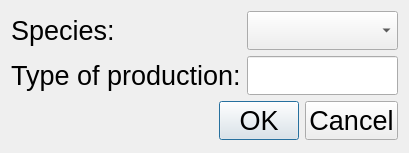
<?xml version="1.0" encoding="UTF-8"?>
<ui version="4.0">
 <class>xaffected</class>
 <widget class="QDialog" name="xaffected">
  <property name="geometry">
   <rect>
    <x>0</x>
    <y>0</y>
    <width>405</width>
    <height>153</height>
   </rect>
  </property>
  <property name="font">
   <font>
    <family>Arial</family>
    <pointsize>20</pointsize>
   </font>
  </property>
  <property name="windowTitle">
   <string>Dialog</string>
  </property>
  <layout class="QGridLayout" name="gridLayout">
   <item row="0" column="0">
    <widget class="QLabel" name="label">
     <property name="font">
      <font>
       <family>Arial</family>
       <pointsize>20</pointsize>
      </font>
     </property>
     <property name="text">
      <string>Species:</string>
     </property>
    </widget>
   </item>
   <item row="0" column="1">
    <widget class="QComboBox" name="comboBox">
     <property name="minimumSize">
      <size>
       <width>151</width>
       <height>0</height>
      </size>
     </property>
     <property name="font">
      <font>
       <family>Arial</family>
       <pointsize>20</pointsize>
      </font>
     </property>
     <property name="editable">
      <bool>false</bool>
     </property>
    </widget>
   </item>
   <item row="1" column="0">
    <widget class="QLabel" name="label_2">
     <property name="font">
      <font>
       <family>Arial</family>
       <pointsize>20</pointsize>
      </font>
     </property>
     <property name="text">
      <string>Type of production:</string>
     </property>
    </widget>
   </item>
   <item row="1" column="1">
    <widget class="QLineEdit" name="lineEdit">
     <property name="font">
      <font>
       <family>Arial</family>
       <pointsize>20</pointsize>
      </font>
     </property>
    </widget>
   </item>
   <item row="2" column="0" colspan="2">
    <widget class="QDialogButtonBox" name="buttonBox">
     <property name="font">
      <font>
       <family>Arial</family>
       <pointsize>20</pointsize>
      </font>
     </property>
     <property name="orientation">
      <enum>Qt::Horizontal</enum>
     </property>
     <property name="standardButtons">
      <set>QDialogButtonBox::Cancel|QDialogButtonBox::Ok</set>
     </property>
    </widget>
   </item>
  </layout>
 </widget>
 <resources/>
 <connections>
  <connection>
   <sender>buttonBox</sender>
   <signal>accepted()</signal>
   <receiver>xaffected</receiver>
   <slot>accept()</slot>
   <hints>
    <hint type="sourcelabel">
     <x>248</x>
     <y>254</y>
    </hint>
    <hint type="destinationlabel">
     <x>157</x>
     <y>274</y>
    </hint>
   </hints>
  </connection>
  <connection>
   <sender>buttonBox</sender>
   <signal>rejected()</signal>
   <receiver>xaffected</receiver>
   <slot>reject()</slot>
   <hints>
    <hint type="sourcelabel">
     <x>316</x>
     <y>260</y>
    </hint>
    <hint type="destinationlabel">
     <x>286</x>
     <y>274</y>
    </hint>
   </hints>
  </connection>
 </connections>
</ui>
